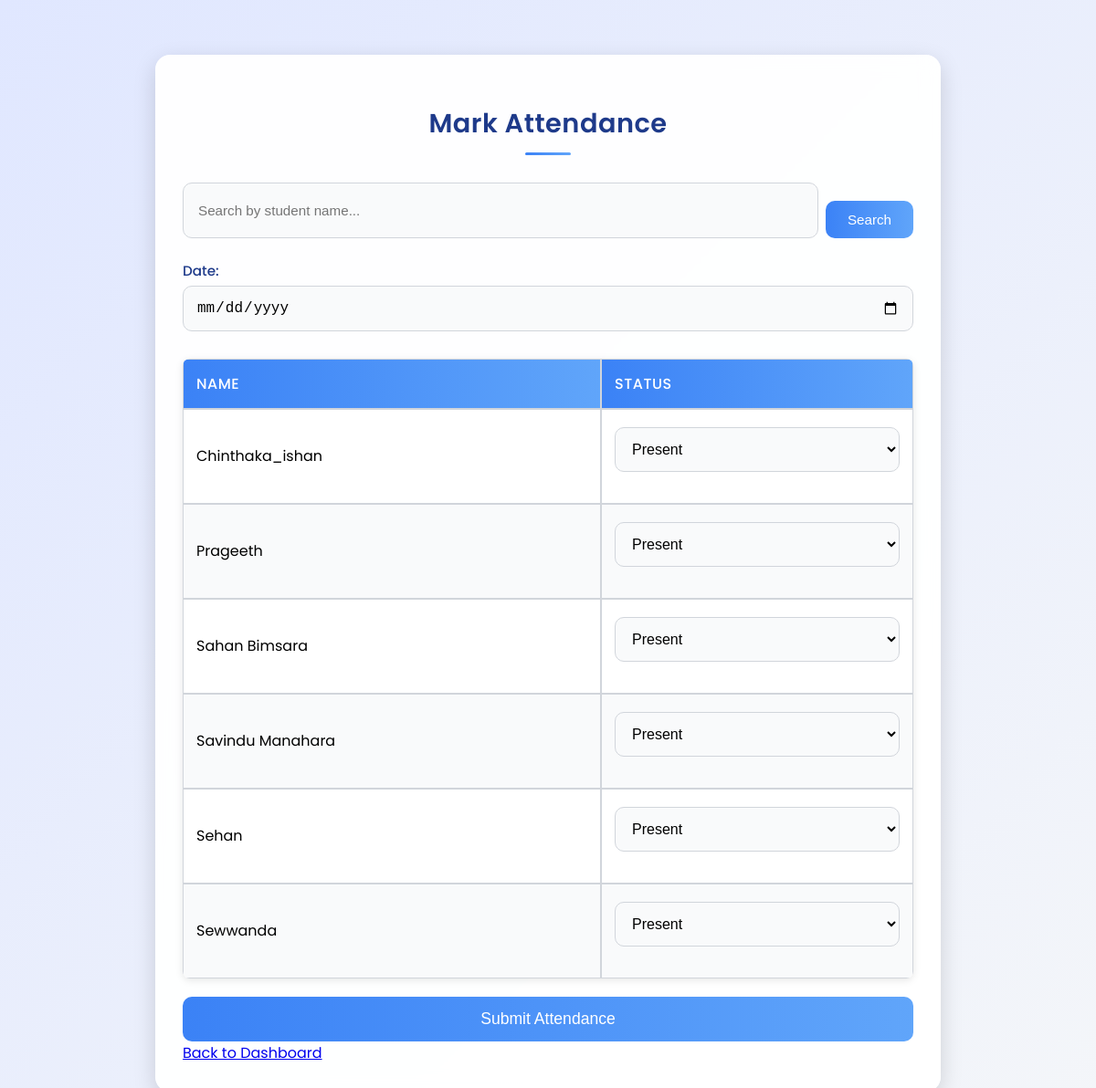
Screenshot of /Student_Attend/admin/mark_attendance.php (signed in) with the database file from the repository.
### tables this page shows
CREATE TABLE `students` (
  `id` int(11) NOT NULL,
  `name` varchar(100) NOT NULL,
  `contact_number` varchar(50) DEFAULT NULL,
  `username` varchar(50) NOT NULL,
  `password` varchar(255) NOT NULL,
  `remember_token` varchar(255) DEFAULT NULL
);

### Student_Attend/admin/mark_attendance.php (the view, shortened to what this page needs)
<?php
include "../config.php";
$search_term = '';
$sql = "SELECT id, name FROM students";
$sql .= " ORDER BY name ASC";
$stmt = $conn->prepare($sql);
$stmt->execute();
$result = $stmt->get_result();
?>
<!DOCTYPE html>
<html lang="en">
<head>
</head>
<body>
<div class="container">
    <h2>Mark Attendance</h2>
    <div class="search-container">
        <form method="post" autocomplete="off" aria-label="Search students">
            <input type="text" id="search-input" name="search" class="search-input" placeholder="Search by student name..." value="<?= htmlspecialchars($search_term) ?>" aria-label="Search by name">
            <button type="submit" aria-label="Search">Search</button>
        </form>
    </div>
    <form method="post" autocomplete="off" aria-label="Mark attendance">
        <label for="date">Date:</label>
        <input type="date" id="date" name="date" required>
        <div class="table-wrapper">
            <table role="table" aria-label="Student Attendance">
                <thead>
                    <tr role="row">
                        <th role="columnheader">Name</th>
                        <th role="columnheader">Status</th>
                    </tr>
                </thead>
                <tbody id="attendance-table-body">
                    <?php while ($row = $result->fetch_assoc()): ?>
                    <tr role="row" class="attendance-row" data-name="<?= htmlspecialchars(strtolower($row['name'])) ?>">
                        <td role="cell"><?= htmlspecialchars($row['name']) ?></td>
                        <td role="cell">
                            <select name="status[<?= htmlspecialchars($row['id']) ?>]" aria-label="Attendance status for <?= htmlspecialchars($row['name']) ?>">
                                <option value="Present">Present</option>
                            </select>
                        </td>
                    </tr>
                    <?php endwhile; ?>
                </tbody>
            </table>
        </div>
        <button type="submit">Submit Attendance</button>
    </form>
    <div class="back-link">
        <a href="dashboard.php">Back to Dashboard</a>
    </div>
</div>
</body>
</html>

### Student_Attend/admin/mark_attendance.php (style rules this page uses)
:root { --primary-blue: #1e3a8a; --primary-blue-light: #3b82f6; --primary-blue-lighter: #60a5fa; --success-green: #10b981; --border-color: #d1d5db; --transition: all 0.3s ease; --border-radius: 16px; --border-radius-sm: 10px; --shadow-sm: 0 2px 8px rgba(0, 0, 0, 0.1); --shadow-md: 0 8px 24px rgba(0, 0, 0, 0.15); --shadow-lg: 0 12px 32px rgba(0, 0, 0, 0.2); }
body { font-family: 'Poppins', sans-serif; background: linear-gradient(135deg, #e0e7ff 0%, #f4f6f9 100%); margin: 0; padding: 20px; min-height: 100vh; display: flex; justify-content: center; align-items: center; overflow-x: hidden; }
.container { max-width: 800px; width: 90%; background: rgba(255, 255, 255, 0.95); backdrop-filter: blur(10px); margin: 40px auto; padding: 30px; border-radius: var(--border-radius); box-shadow: var(--shadow-md); transition: transform 0.3s ease, box-shadow 0.3s ease; }
h2 { text-align: center; color: var(--primary-blue); margin-bottom: 30px; font-weight: 600; font-size: 1.8rem; letter-spacing: 0.5px; position: relative; }
h2::after { content: ''; display: block; width: 50px; height: 3px; background: linear-gradient(90deg, var(--primary-blue-light), var(--primary-blue-lighter)); margin: 10px auto; border-radius: 2px; }
label { display: block; margin-top: 15px; font-weight: 500; color: var(--primary-blue); font-size: 0.95rem; }
input[type="date"] { width: 100%; padding: 14px; margin-top: 5px; margin-bottom: 20px; border: 1px solid var(--border-color); border-radius: var(--border-radius-sm); box-sizing: border-box; font-size: 1rem; background: #f9fafb; transition: border-color 0.3s ease, box-shadow 0.3s ease; }
select { width: 100%; padding: 14px; margin-top: 5px; margin-bottom: 20px; border: 1px solid var(--border-color); border-radius: var(--border-radius-sm); box-sizing: border-box; font-size: 1rem; background: #f9fafb; transition: border-color 0.3s ease, box-shadow 0.3s ease; }
table { width: 100%; border-collapse: separate; border-spacing: 0; margin-top: 10px; border-radius: 8px; overflow: hidden; box-shadow: var(--shadow-sm); }
table th, table td { padding: 14px; text-align: left; border: 1px solid var(--border-color); transition: background 0.2s ease; }
table th { background: linear-gradient(90deg, var(--primary-blue-light), var(--primary-blue-lighter)); color: #ffffff; font-weight: 500; text-transform: uppercase; letter-spacing: 0.5px; }
table td { background: #ffffff; }
table tr:nth-child(even) td { background: #f9fafb; }
button { width: 100%; background: linear-gradient(90deg, var(--primary-blue-light), var(--primary-blue-lighter)); color: #ffffff; border: none; padding: 14px; font-size: 1.1rem; font-weight: 500; border-radius: var(--border-radius-sm); cursor: pointer; margin-top: 20px; transition: background 0.3s ease, transform 0.2s ease, box-shadow 0.2s ease; }
.search-container { display: flex; gap: 0.5rem; margin-bottom: 1.5rem; align-items: center; }
.search-container form { display: flex; width: 100%; gap: 0.5rem; }
.search-input { flex: 1; padding: 0.75rem 1rem; border: 1px solid var(--border-color); border-radius: var(--border-radius-sm); font-size: 0.95rem; background: #f9fafb; transition: var(--transition); }
.search-container button { width: auto; padding: 0.75rem 1.5rem; font-size: 0.95rem; display: flex; align-items: center; gap: 0.5rem; }

### rows the page displays
students: name "Chinthaka_ishan", id+name "Present"
students: name "Prageeth", id+name "Present"
students: name "Sahan Bimsara", id+name "Present"
students: name "Savindu Manahara", id+name "Present"
students: name "Sehan", id+name "Present"
students: name "Sewwanda", id+name "Present"
